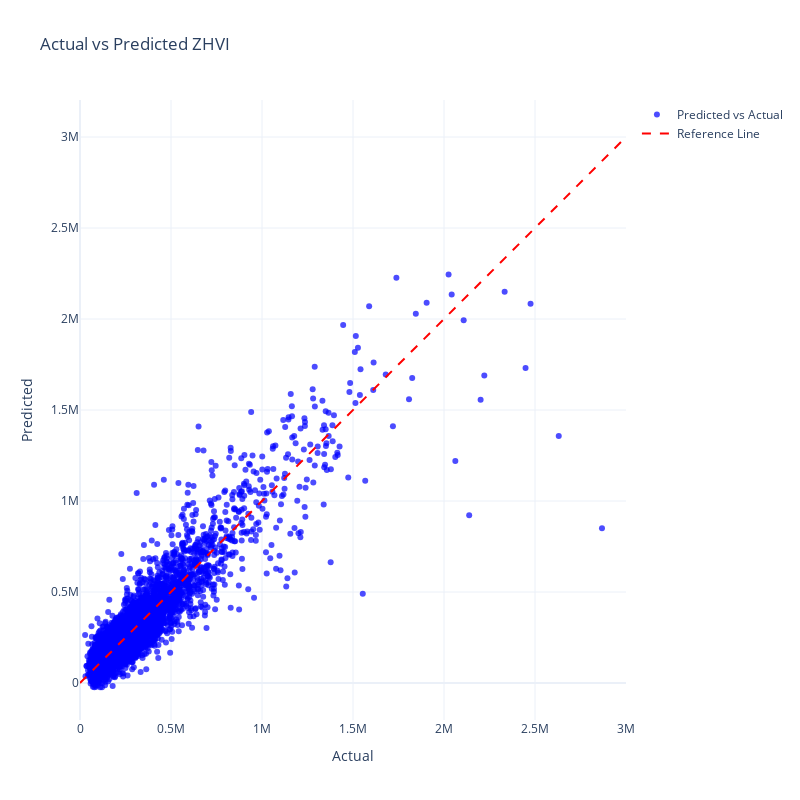

Notebook source saved alongside this figure:
### Code cell
xy_lim=(0,3000000)
plot_actual_vs_predicted(
    evaluate_df, x_label="Actual", y_label="Predicted", xlim= xy_lim, ylim=xy_lim,
    title="Actual vs Predicted ZHVI",
)

### Figure 1 — Plotly figure (JSON) as saved in the notebook; plotly's stock layout.template omitted (floating-point values rounded to 4 significant figures; data arrays with more than 128 entries replaced by an {"elided": "..."} marker saying what was removed)
{"data": [{"marker": {"color": "blue", "opacity": 0.7, "size": 6}, "mode": "markers", "name": "Predicted vs Actual", "type": "scatter", "x": {"elided": "4801 float values"}, "y": {"elided": "4801 float values"}}, {"line": {"color": "red", "dash": "dash"}, "mode": "lines", "name": "Reference Line", "type": "scatter", "x": [0, 3000000], "y": [0, 3000000]}], "layout": {"height": 800, "showlegend": true, "title": {"text": "Actual vs Predicted ZHVI"}, "width": 800, "xaxis": {"range": [0, 3000000], "scaleanchor": "y", "title": {"text": "Actual"}}, "yaxis": {"range": [0, 3000000], "title": {"text": "Predicted"}}}}
